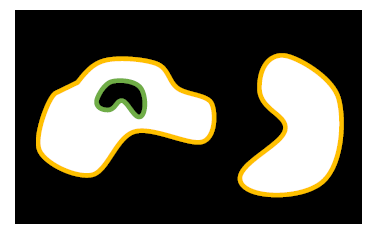
#> input picture OpenCV/image.png, 377 x 233 px
$ jupyter execute Boundary.ipynb
#> lines starting #> are read from the running program, lines starting #| are printed output that depends on the picture; after the words box and inside, x2 and y2 are one past the last pixel; in counts of white or black regions, pixels touching at a corner belong together
[cell 1]
import cv2

img = cv2.imread('image.png')
#> img is the input picture: shape (233, 377, 3); mean B, G, R 92.9, 102.8, 105.5

canny = cv2.Canny(img, 150, 200)
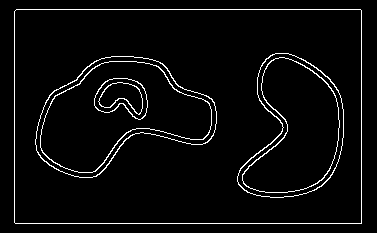
#> canny: shape (233, 377); 4% white in thin lines or dots, all inside (x1, y1, x2, y2) = (14, 9, 362, 224)
# 대상 이미지, MinVal, MaxVal (하위/상위임계값)

cv2.imshow('img', img) # img 라는 제목의 창으로 img 객체 show
cv2.imshow('caany', canny)
cv2.waitKey(0) # 키 입력까지 특정 시간동안 대기. ms 단위. 0이면 키 입력까지 무한대기
cv2.destroyAllWindows() # 화면에 나타난 윈도우 종료

[cell 2]
import cv2
img = cv2.imread('image.png')

canny = cv2.Canny(img, 150, 200)
# 대상 이미지, MinVal, MaxVal (하위/상위임계값)


def empty(pos):
    pass

name = 'Trackbar'
cv2.namedWindow(name)
cv2.createTrackbar('threshold1', name, 0, 255, empty)
cv2.createTrackbar('threshold2', name, 0, 255, empty)

while True:
    threshold1 = cv2.getTrackbarPos('threshold1', name)
    threshold2 = cv2.getTrackbarPos('threshold2', name)

    canny = cv2.Canny(img, threshold1, threshold2)

#     cv2.imshow('img', img) # img 라는 제목의 창으로 img 객체 show
    cv2.imshow(name, canny)

    if cv2.waitKey(1) == ord('q'):
#> (key q is pressed here)
